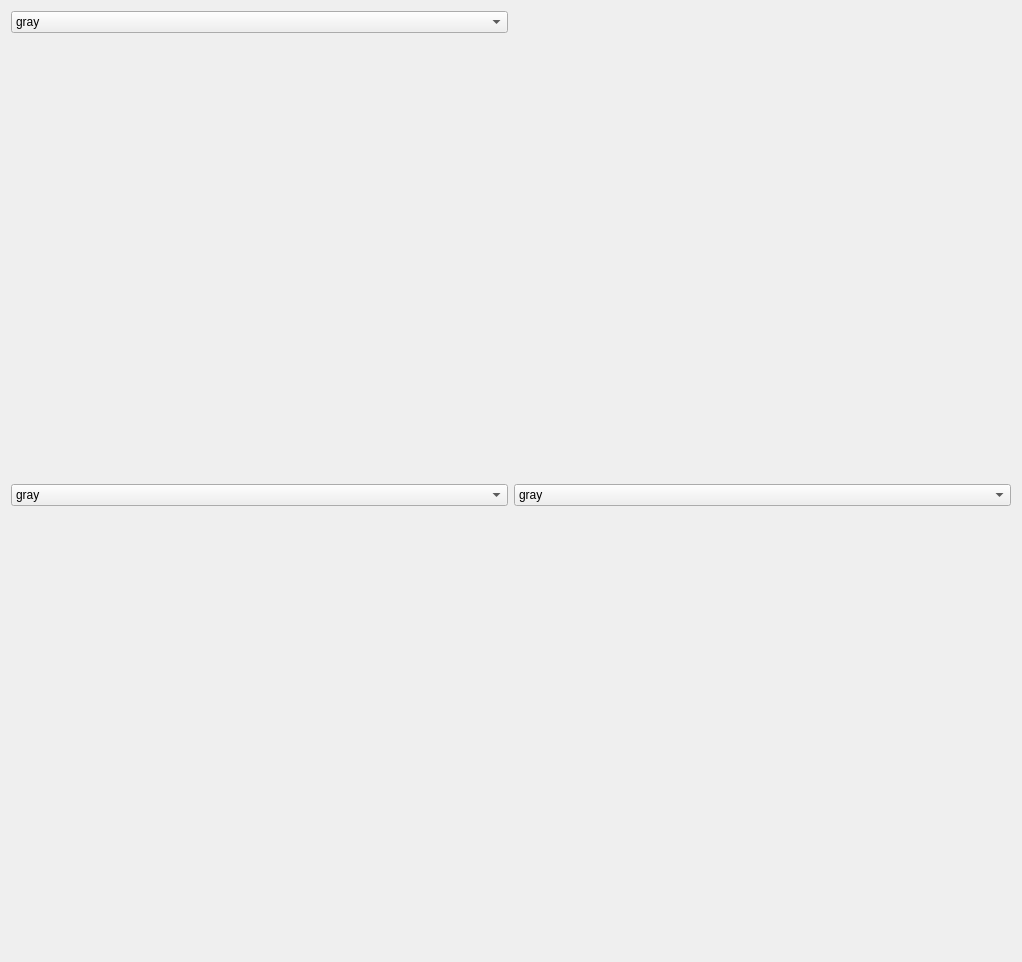
<?xml version="1.0" encoding="UTF-8"?>
<ui version="4.0">
 <class>Form</class>
 <widget class="QWidget" name="Form">
  <property name="geometry">
   <rect>
    <x>0</x>
    <y>0</y>
    <width>1022</width>
    <height>962</height>
   </rect>
  </property>
  <property name="windowTitle">
   <string>Wedges</string>
  </property>
  <layout class="QGridLayout" name="gridLayout_2">
   <item row="0" column="0">
    <layout class="QGridLayout" name="gridLayout">
     <item row="0" column="0">
      <layout class="QHBoxLayout" name="horizontalLayout_3">
       <item>
        <layout class="QVBoxLayout" name="CombiLayout">
         <item>
          <layout class="QHBoxLayout" name="horizontalLayout">
           <item>
            <widget class="QComboBox" name="comboBox_cmap3">
             <item>
              <property name="text">
               <string>gray</string>
              </property>
             </item>
             <item>
              <property name="text">
               <string>prism</string>
              </property>
             </item>
             <item>
              <property name="text">
               <string>autumn</string>
              </property>
             </item>
             <item>
              <property name="text">
               <string>cool</string>
              </property>
             </item>
             <item>
              <property name="text">
               <string>spring</string>
              </property>
             </item>
             <item>
              <property name="text">
               <string>summer</string>
              </property>
             </item>
             <item>
              <property name="text">
               <string>winter</string>
              </property>
             </item>
            </widget>
           </item>
          </layout>
         </item>
         <item>
          <widget class="MatplotlibWidget" name="CombinedWedges"/>
         </item>
        </layout>
       </item>
       <item>
        <widget class="MatplotlibWidget" name="profiler"/>
       </item>
      </layout>
     </item>
     <item row="1" column="0">
      <layout class="QHBoxLayout" name="horizontalLayout_2">
       <item>
        <layout class="QVBoxLayout" name="Wedge1Layout">
         <item>
          <widget class="QComboBox" name="comboBox_cmap1">
           <item>
            <property name="text">
             <string>gray</string>
            </property>
           </item>
           <item>
            <property name="text">
             <string>prism</string>
            </property>
           </item>
           <item>
            <property name="text">
             <string>autumn</string>
            </property>
           </item>
           <item>
            <property name="text">
             <string>cool</string>
            </property>
           </item>
           <item>
            <property name="text">
             <string>spring</string>
            </property>
           </item>
           <item>
            <property name="text">
             <string>summer</string>
            </property>
           </item>
           <item>
            <property name="text">
             <string>winter</string>
            </property>
           </item>
          </widget>
         </item>
         <item>
          <widget class="MatplotlibWidget" name="Wedge1"/>
         </item>
         <item>
          <spacer name="verticalSpacer">
           <property name="orientation">
            <enum>Qt::Vertical</enum>
           </property>
           <property name="sizeType">
            <enum>QSizePolicy::Fixed</enum>
           </property>
           <property name="sizeHint" stdset="0">
            <size>
             <width>20</width>
             <height>18</height>
            </size>
           </property>
          </spacer>
         </item>
        </layout>
       </item>
       <item>
        <layout class="QVBoxLayout" name="Wedge2Layout">
         <item>
          <widget class="QComboBox" name="comboBox_cmap2">
           <item>
            <property name="text">
             <string>gray</string>
            </property>
           </item>
           <item>
            <property name="text">
             <string>prism</string>
            </property>
           </item>
           <item>
            <property name="text">
             <string>autumn</string>
            </property>
           </item>
           <item>
            <property name="text">
             <string>cool</string>
            </property>
           </item>
           <item>
            <property name="text">
             <string>spring</string>
            </property>
           </item>
           <item>
            <property name="text">
             <string>summer</string>
            </property>
           </item>
           <item>
            <property name="text">
             <string>winter</string>
            </property>
           </item>
          </widget>
         </item>
         <item>
          <widget class="MatplotlibWidget" name="Wedge2"/>
         </item>
         <item>
          <spacer name="verticalSpacer_2">
           <property name="orientation">
            <enum>Qt::Vertical</enum>
           </property>
           <property name="sizeType">
            <enum>QSizePolicy::Fixed</enum>
           </property>
           <property name="sizeHint" stdset="0">
            <size>
             <width>20</width>
             <height>18</height>
            </size>
           </property>
          </spacer>
         </item>
        </layout>
       </item>
      </layout>
     </item>
    </layout>
   </item>
  </layout>
 </widget>
 <customwidgets>
  <customwidget>
   <class>MatplotlibWidget</class>
   <extends>QWidget</extends>
   <header>matplotlibwidget</header>
  </customwidget>
 </customwidgets>
 <resources/>
 <connections/>
</ui>
